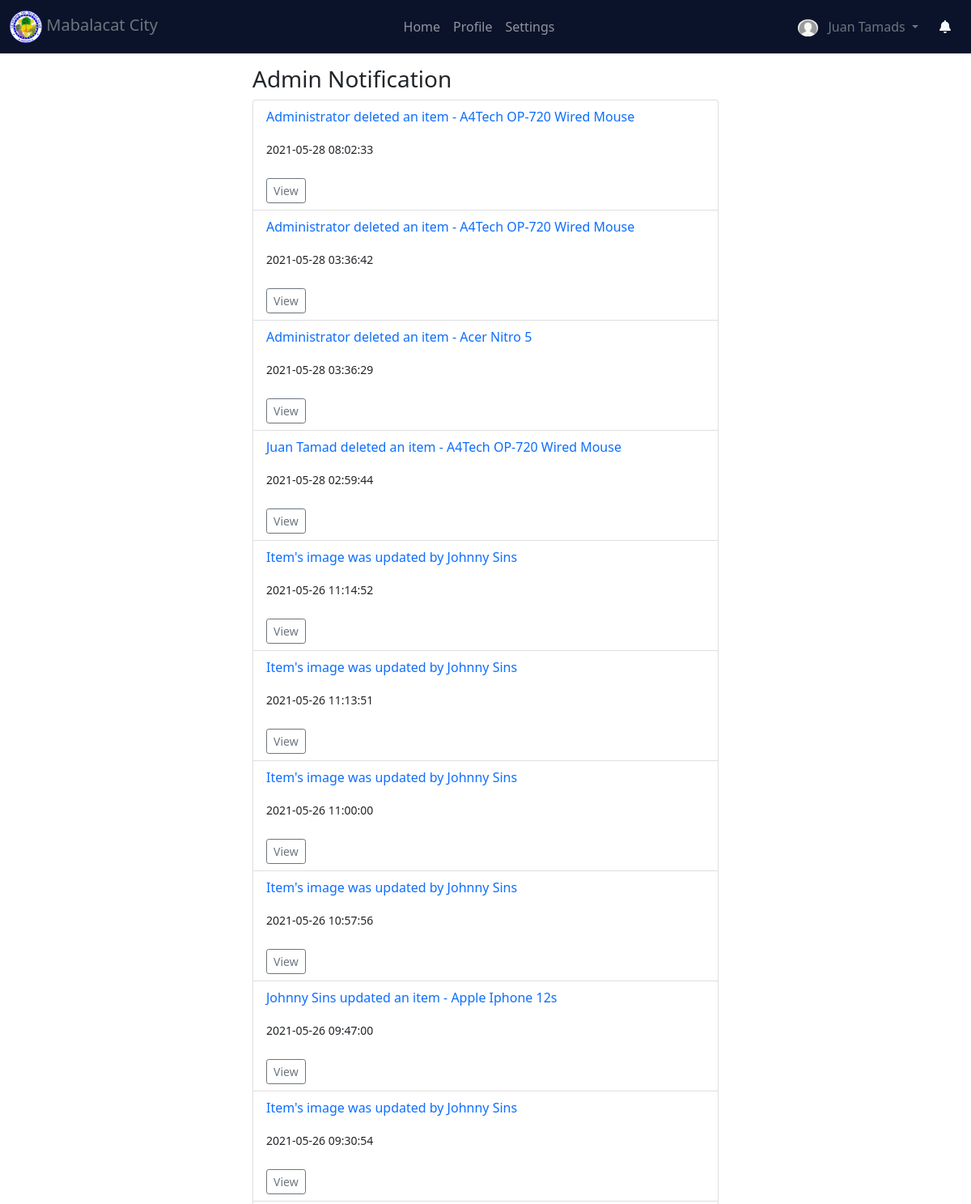
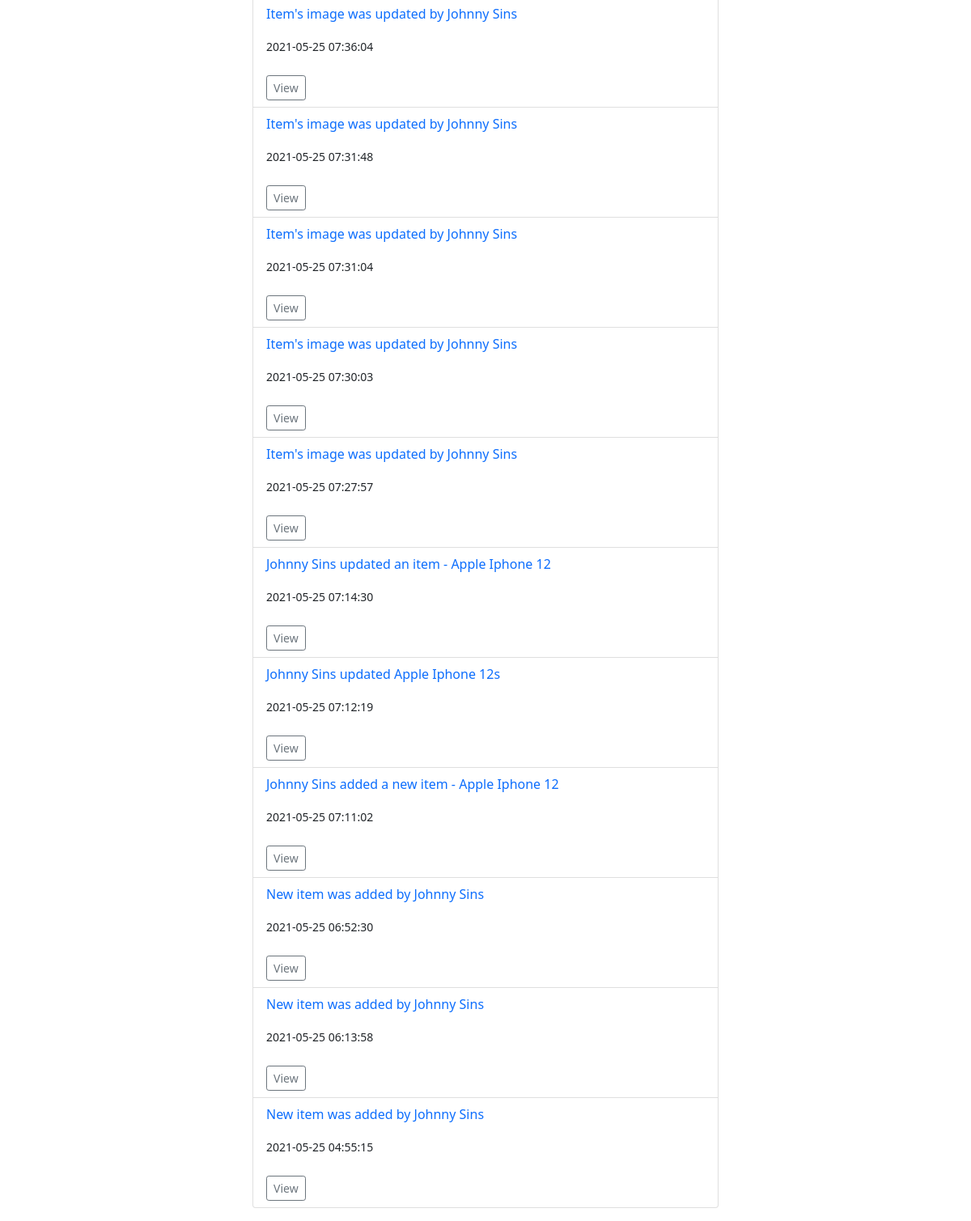
The page /admin_notif (signed in) on the database its author committed (2 pictures, top to bottom).
### website/models.py (models this page shows)
class User(db.Model, UserMixin):
    id = db.Column(db.Integer, primary_key=True)
    image = db.Column(db.String(255), default="default.png")
    name = db.Column(db.String(150), unique=True)
    username = db.Column(db.String(150), unique=True)
    password = db.Column(db.String(150))
    email = db.Column(db.String(150), unique=True)
    number = db.Column(db.Integer, unique=True)
    role = db.Column(db.String(150), default="User")
    activated = db.Column(db.Integer, default=0)
    created_at = db.Column(db.DateTime(timezone=True), default=func.now())
    updated_at = db.Column(db.DateTime(timezone=True), default=func.now())
    items = db.relationship('Item')
    feedbacks = db.relationship('Feedback', backref='user')
    issues = db.relationship('Issue', backref='user')
    logs = db.relationship('Log', backref='user')

class AdminNotification(db.Model):
    id = db.Column(db.Integer, primary_key=True)
    content = db.Column(db.String(150))
    read = db.Column(db.Integer, default=0)
    date = db.Column(db.DateTime(timezone=True), default=func.now())
    item_id = db.Column(db.Integer, db.ForeignKey("item.id"))

### website/inventory.py (the view)
@inventory.route('admin_notif')
@login_required
def admin_notif():
    notifs = AdminNotification.query.order_by(desc(AdminNotification.date)).all()
    return render_template("admin_notif.html", notifs=notifs)

### website/templates/admin_notif.html (shortened to what this page needs)
{% extends "base.html" %}
{% block main_content %}
<div class="container py-3 w-50" style="margin-top: 65px;">
    <h3>Admin Notification</h3>
    <ul class="list-group">
        {% for notif in notifs %}
            <li class="list-group-item">
                <p class="text-primary">{{ notif.content }}</p>
                <span class="small">{{ notif.date }}</span>
                <br><br>
                <a href="/view_admin_notif/{{ notif.id }}" class="btn btn-sm btn-outline-secondary">View</a>
            </li>
        {% endfor %}
    </ul>
</div>
{% endblock %}

### website/templates/base.html (shortened to what this page needs)
<!DOCTYPE html>
<html lang="en">
<head>
    <link href="{{ url_for('static', filename='css/bootstrap.min.css') }}" rel="stylesheet">
    <link href="{{ url_for('static', filename='custom.css') }}" rel="stylesheet">
    <link rel="stylesheet" href="//cdn.datatables.net/1.10.24/css/jquery.dataTables.min.css">
    <link href="{{ url_for('static', filename='css/bootstrap-lightbox.min.css') }}" rel="stylesheet">
</head>
<body>
    <nav class="navbar fixed-top navbar-expand-lg navbar-dark theme_bg">
        <div class="container-fluid">
          <div class="collapse navbar-collapse" id="navbarTogglerDemo01">
            <a class="navbar-brand text-muted" href="/">
                <img src="{{ url_for('static', filename='logo.png') }}" height="40px">
                Mabalacat City
            </a>
            <ul class="navbar-nav mx-auto mb-2 mb-lg-0">
                <li class="nav-item">
                  <a class="nav-link" href="/" {% if request.url_rule.endpoint == "inventory.inventory_home" %}id="nav_active"{% endif %}>Home</a>
                </li>
              <li class="nav-item">
                <a class="nav-link" href="/profile" {% if request.url_rule.endpoint == "auth.profile" %}id="nav_active"{% endif %}>Profile</a>
              </li>
              <li class="nav-item">
                <a class="nav-link" href="/settings" {% if request.url_rule.endpoint == "auth.settings" %}id="nav_active"{% endif %}>Settings</a>
              </li>
            </ul>
            <div class="d-flex">
                <div class="dropdown">
                    <button class="btn theme_bg text-muted dropdown-toggle" type="button" id="dropdownMenuButton1" data-bs-toggle="dropdown" aria-expanded="false">
                      {% if current_user.image %}
                        <img src="{{ url_for('static', filename='item_images/'+current_user.image) }}" style="border-radius: 50%; width: 25px;">
                      {% else %}
                          <img src="{{ url_for('static', filename='item_images/default.png') }}" style="border-radius: 50%; width: 25px;">
                      {% endif %}
                      {{ current_user.name }}
                    </button>
                </div>
                <a class="btn text-light" href="/item_notification">
                  <i class="fa fa-bell" aria-hidden="true"></i>
                </a>
            </div>
          </div>
        </div>
      </nav>
    {% block main_content %}
    {% endblock %}
</body>
</html>

### website/static/custom.css (style rules this page uses)
.theme_bg { background-color: #0b132b; }

### website/templates/base.html (style rules this page uses)
.theme_bg { background-color: #0b132b; }

### rows shown on the page
User: image (placeholder picture), name "Juan Tamads"
AdminNotification: content "Administrator deleted an item - A4Tech OP-720 Wired Mouse", date "2021-05-28 08:02:33"
AdminNotification: content "Administrator deleted an item - A4Tech OP-720 Wired Mouse", date "2021-05-28 03:36:42"
AdminNotification: content "Administrator deleted an item - Acer Nitro 5", date "2021-05-28 03:36:29"
AdminNotification: content "Juan Tamad deleted an item - A4Tech OP-720 Wired Mouse", date "2021-05-28 02:59:44"
AdminNotification: content "Item's image was updated by Johnny Sins", date "2021-05-26 11:14:52"
AdminNotification: content "Item's image was updated by Johnny Sins", date "2021-05-26 11:13:51"
AdminNotification: content "Item's image was updated by Johnny Sins", date "2021-05-26 11:00:00"
AdminNotification: content "Item's image was updated by Johnny Sins", date "2021-05-26 10:57:56"
AdminNotification: content "Johnny Sins updated an item - Apple Iphone 12s", date "2021-05-26 09:47:00"
AdminNotification: content "Item's image was updated by Johnny Sins", date "2021-05-26 09:30:54"
AdminNotification: content "Item's image was updated by Johnny Sins", date "2021-05-25 07:36:04"
AdminNotification: content "Item's image was updated by Johnny Sins", date "2021-05-25 07:31:48"
AdminNotification: content "Item's image was updated by Johnny Sins", date "2021-05-25 07:31:04"
AdminNotification: content "Item's image was updated by Johnny Sins", date "2021-05-25 07:30:03"
AdminNotification: content "Item's image was updated by Johnny Sins", date "2021-05-25 07:27:57"
AdminNotification: content "Johnny Sins updated an item - Apple Iphone 12", date "2021-05-25 07:14:30"
AdminNotification: content "Johnny Sins updated Apple Iphone 12s", date "2021-05-25 07:12:19"
AdminNotification: content "Johnny Sins added a new item - Apple Iphone 12", date "2021-05-25 07:11:02"
AdminNotification: content "New item was added by Johnny Sins", date "2021-05-25 06:52:30"
AdminNotification: content "New item was added by Johnny Sins", date "2021-05-25 06:13:58"
AdminNotification: content "New item was added by Johnny Sins", date "2021-05-25 04:55:15"
